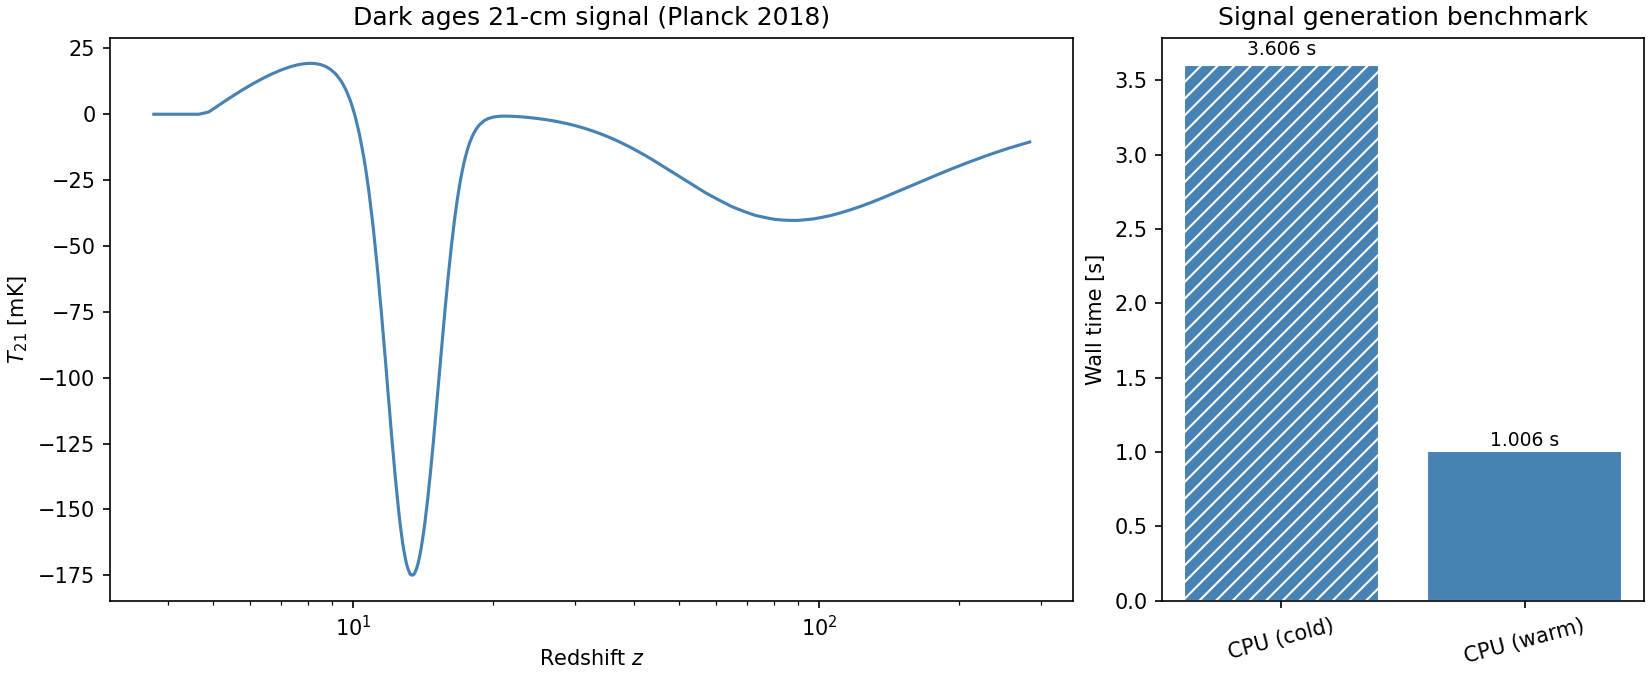

The Python source for this figure:
"""Benchmark hyprfine signal generation on CPU (and CUDA GPU if available)."""

import sys
import time
from pathlib import Path

sys.path.insert(0, str(Path(__file__).resolve().parent.parent))

from jax import config
config.update("jax_enable_x64", True)

import jax
import jax.numpy as jnp
import matplotlib.pyplot as plt
import numpy as np

from hyprfine.analytic.main import generate_signal
from hyprfine.parameters import cosmology, astrophysics

skip_gpu = False
if len(sys.argv) > 1 and sys.argv[1] == "--no-gpu":
    skip_gpu = True

# ---------------------------------------------------------------------------
# Planck 2018 cosmology
# ---------------------------------------------------------------------------
planck = cosmology()

astro = astrophysics()

f_grid = jnp.linspace(5.0, 300.0, 500)  # MHz


def time_device(device: jax.Device) -> tuple[float, float]:
    """Time cold and warm signal generation on a given JAX device.

    Args:
        device: JAX device to run on.

    Returns:
        Tuple of (cold_time, warm_time) in seconds.
    """
    f = jax.device_put(f_grid, device)

    # Cold run — includes JIT compilation
    t0 = time.perf_counter()
    sig = generate_signal(f, planck, astro)
    jax.block_until_ready(sig)
    cold = time.perf_counter() - t0

    # Warm run
    t0 = time.perf_counter()
    sig = generate_signal(f, planck, astro)
    jax.block_until_ready(sig)
    warm = time.perf_counter() - t0

    return cold, warm, sig


# ---------------------------------------------------------------------------
# Always benchmark CPU
# ---------------------------------------------------------------------------
cpu = jax.devices("cpu")[0]
print("Benchmarking CPU...")
cpu_cold, cpu_warm, signal = time_device(cpu)
print(f"  Cold: {cpu_cold:.3f} s   Warm: {cpu_warm:.3f} s")

results = {"CPU (cold)": cpu_cold, "CPU (warm)": cpu_warm}

# ---------------------------------------------------------------------------
# Optionally benchmark CUDA GPU
# ---------------------------------------------------------------------------
try:
    if not skip_gpu:
        gpus = jax.devices("gpu")
        if gpus:
            gpu = gpus[0]
            print(f"Benchmarking GPU ({gpu.device_kind})...")
            gpu_cold, gpu_warm, _ = time_device(gpu)
            print(f"  Cold: {gpu_cold:.3f} s   Warm: {gpu_warm:.3f} s")
            results["GPU (cold)"] = gpu_cold
            results["GPU (warm)"] = gpu_warm
except RuntimeError:
    print("No CUDA GPU found — skipping GPU benchmark.")

# ---------------------------------------------------------------------------
# Plot: signal + bar chart
# ---------------------------------------------------------------------------
fig = plt.figure(figsize=(11, 4.5), constrained_layout=True)
gs = fig.add_gridspec(1, 3)
ax_sig = fig.add_subplot(gs[0, :2])
ax_bar = fig.add_subplot(gs[0, 2])

# Signal
z_grid = 1420.4 / np.array(f_grid) - 1
ax_sig.plot(z_grid, np.array(signal), color="steelblue", lw=1.5)
ax_sig.set_xlabel("Redshift $z$")
ax_sig.set_ylabel(r"$T_{21}$ [mK]")
ax_sig.set_title("Dark ages 21-cm signal (Planck 2018)")
ax_sig.set_xscale("log")

# Bar chart
labels = list(results.keys())
times = list(results.values())
colours = ["steelblue" if "CPU" in ll else "darkorange" for ll in labels]
hatches = ["" if "warm" in ll.lower() else "///" for ll in labels]
bars = ax_bar.bar(
    labels, times, color=colours, hatch=hatches, edgecolor="white"
)
for bar, t in zip(bars, times):
    ax_bar.text(
        bar.get_x() + bar.get_width() / 2,
        bar.get_height() * 1.01,
        f"{t:.3f} s",
        ha="center",
        va="bottom",
        fontsize=9,
    )
ax_bar.set_ylabel("Wall time [s]")
ax_bar.set_title("Signal generation benchmark")
ax_bar.tick_params(axis="x", rotation=15)

plt.savefig("bin/benchmark.png", dpi=150)
print("Saved benchmark.png")
